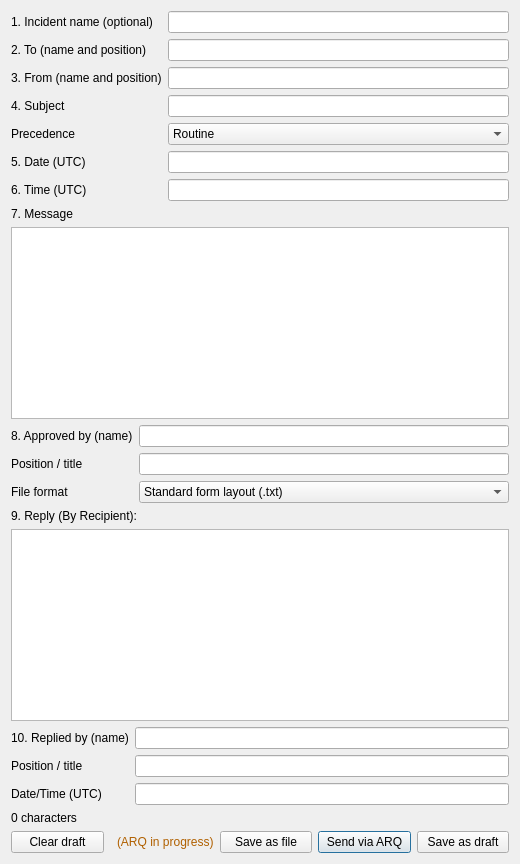
<?xml version="1.0" encoding="UTF-8"?>
<ui version="4.0">
 <class>ICS213Dialog</class>
 <widget class="QDialog" name="ICS213Dialog">
  <property name="windowTitle">
   <string>Send ICS-213 Form</string>
  </property>
  <property name="minimumSize">
   <size><width>520</width><height>560</height></size>
  </property>
  <layout class="QVBoxLayout" name="outerLayout">
   <item>
    <layout class="QFormLayout" name="formLayout">
     <item row="0" column="0">
      <widget class="QLabel" name="incidentLabel"><property name="text"><string>1. Incident name (optional)</string></property></widget>
     </item>
     <item row="0" column="1">
      <widget class="QLineEdit" name="incidentEdit"><property name="maxLength"><number>40</number></property></widget>
     </item>
     <item row="1" column="0">
      <widget class="QLabel" name="toLabel"><property name="text"><string>2. To (name and position)</string></property></widget>
     </item>
     <item row="1" column="1">
      <widget class="QLineEdit" name="toEdit"><property name="maxLength"><number>40</number></property></widget>
     </item>
     <item row="2" column="0">
      <widget class="QLabel" name="fromLabel"><property name="text"><string>3. From (name and position)</string></property></widget>
     </item>
     <item row="2" column="1">
      <widget class="QLineEdit" name="fromEdit"><property name="maxLength"><number>40</number></property></widget>
     </item>
     <item row="3" column="0">
      <widget class="QLabel" name="subjectLabel"><property name="text"><string>4. Subject</string></property></widget>
     </item>
     <item row="3" column="1">
      <widget class="QLineEdit" name="subjectEdit"><property name="maxLength"><number>40</number></property></widget>
     </item>
     <item row="4" column="0">
      <widget class="QLabel" name="precedenceLabel"><property name="text"><string>Precedence</string></property></widget>
     </item>
     <item row="4" column="1">
      <widget class="QComboBox" name="precedenceCombo">
       <item><property name="text"><string>Routine</string></property></item>
       <item><property name="text"><string>Priority</string></property></item>
       <item><property name="text"><string>Immediate</string></property></item>
      </widget>
     </item>
     <item row="5" column="0">
      <widget class="QLabel" name="dateLabel"><property name="text"><string>5. Date (UTC)</string></property></widget>
     </item>
     <item row="5" column="1">
      <widget class="QLineEdit" name="dateEdit"><property name="maxLength"><number>10</number></property></widget>
     </item>
     <item row="6" column="0">
      <widget class="QLabel" name="timeLabel"><property name="text"><string>6. Time (UTC)</string></property></widget>
     </item>
     <item row="6" column="1">
      <widget class="QLineEdit" name="timeEdit"><property name="maxLength"><number>5</number></property></widget>
     </item>
    </layout>
   </item>
   <item>
    <widget class="QLabel" name="messageLabel"><property name="text"><string>7. Message</string></property></widget>
   </item>
   <item>
    <widget class="QPlainTextEdit" name="messageEdit"/>
   </item>
   <item>
    <layout class="QFormLayout" name="approvedLayout">
     <item row="0" column="0">
      <widget class="QLabel" name="approvedLabel"><property name="text"><string>8. Approved by (name)</string></property></widget>
     </item>
     <item row="0" column="1">
      <widget class="QLineEdit" name="approvedEdit"><property name="maxLength"><number>40</number></property></widget>
     </item>
     <item row="1" column="0">
      <widget class="QLabel" name="positionLabel"><property name="text"><string>Position / title</string></property></widget>
     </item>
     <item row="1" column="1">
      <widget class="QLineEdit" name="positionEdit"><property name="maxLength"><number>40</number></property></widget>
     </item>
     <item row="2" column="0">
      <widget class="QLabel" name="formatLabel"><property name="text"><string>File format</string></property></widget>
     </item>
     <item row="2" column="1">
      <widget class="QComboBox" name="formatCombo">
       <item><property name="text"><string>Standard form layout (.txt)</string></property></item>
       <item><property name="text"><string>Compact KEY: value (.txt)</string></property></item>
       <item><property name="text"><string>Winlink-compatible (.xml)</string></property></item>
      </widget>
     </item>
    </layout>
   </item>
   <item>
    <widget class="QLabel" name="replyLabel">
     <property name="text"><string>9. Reply (By Recipient):</string></property>
     <property name="visible"><bool>false</bool></property>
    </widget>
   </item>
   <item>
    <widget class="QPlainTextEdit" name="replyEdit">
     <property name="visible"><bool>false</bool></property>
    </widget>
   </item>
   <item>
    <layout class="QFormLayout" name="replyFormLayout">
     <item row="0" column="0">
      <widget class="QLabel" name="repliedByLabel">
       <property name="text"><string>10. Replied by (name)</string></property>
       <property name="visible"><bool>false</bool></property>
      </widget>
     </item>
     <item row="0" column="1">
      <widget class="QLineEdit" name="repliedByEdit">
       <property name="maxLength"><number>40</number></property>
       <property name="visible"><bool>false</bool></property>
      </widget>
     </item>
     <item row="1" column="0">
      <widget class="QLabel" name="replyPositionLabel">
       <property name="text"><string>Position / title</string></property>
       <property name="visible"><bool>false</bool></property>
      </widget>
     </item>
     <item row="1" column="1">
      <widget class="QLineEdit" name="replyPositionEdit">
       <property name="maxLength"><number>40</number></property>
       <property name="visible"><bool>false</bool></property>
      </widget>
     </item>
     <item row="2" column="0">
      <widget class="QLabel" name="replyDateTimeLabel">
       <property name="text"><string>Date/Time (UTC)</string></property>
       <property name="visible"><bool>false</bool></property>
      </widget>
     </item>
     <item row="2" column="1">
      <widget class="QLineEdit" name="replyDateTimeEdit">
       <property name="maxLength"><number>20</number></property>
       <property name="visible"><bool>false</bool></property>
      </widget>
     </item>
    </layout>
   </item>
   <item>
    <widget class="QLabel" name="footerLabel">
     <property name="text"><string>0 characters</string></property>
    </widget>
   </item>
   <item>
    <layout class="QHBoxLayout" name="buttonRow">
     <item>
      <widget class="QPushButton" name="clearButton">
       <property name="text"><string>Clear draft</string></property>
       <property name="toolTip"><string>Clear this form and delete the draft</string></property>
      </widget>
     </item>
     <item>
      <spacer name="buttonSpacer">
       <property name="orientation"><enum>Qt::Orientation::Horizontal</enum></property>
      </spacer>
     </item>
     <item>
      <widget class="QLabel" name="arqBusyLabel">
       <property name="text"><string>(ARQ in progress)</string></property>
       <property name="visible"><bool>false</bool></property>
       <property name="styleSheet"><string notr="true">color: #b06000;</string></property>
      </widget>
     </item>
     <item>
      <widget class="QPushButton" name="saveButton">
       <property name="text"><string>Save as file</string></property>
       <property name="toolTip"><string>The form is complete, and will be saved as a file, to be sent later using 'Send file'</string></property>
      </widget>
     </item>
     <item>
      <widget class="QPushButton" name="sendButton">
       <property name="text"><string>Send via ARQ</string></property>
       <property name="toolTip"><string>The form will be saved as a file, and sent to the recipient immediately</string></property>
       <property name="default"><bool>true</bool></property>
      </widget>
     </item>
     <item>
      <widget class="QPushButton" name="cancelButton">
       <property name="text"><string>Save as draft</string></property>
       <property name="toolTip"><string>This form will be opened the next time you select &quot;Send ICS-213 form…&quot;</string></property>
      </widget>
     </item>
    </layout>
   </item>
  </layout>
 </widget>
 <resources/>
 <connections/>
</ui>
